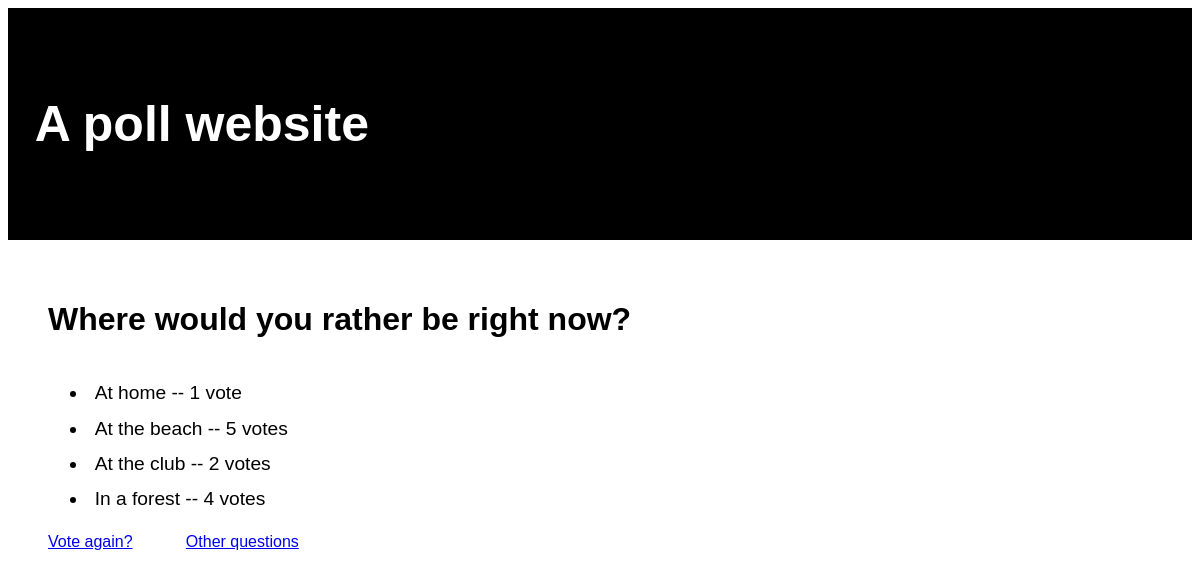
Screenshot of /polls/3/results/ with the database file from the repository.
### polls/models.py (models this page shows, shortened)
class Question(models.Model):
    question_text = models.CharField(max_length=200)
    pub_date = models.DateTimeField('date published')
    """
    With the way category is used in this project, one-to-one mapping
    would suffice since every question is only given one category.
    This could be extended with multiple categories and sub-categories though,
    hence ForeignKey is used here.
    """
    question_category = models.ForeignKey(Category, null=True, blank=True, default='', on_delete=models.SET_DEFAULT)

class Choice(models.Model):
    question = models.ForeignKey(Question, on_delete=models.CASCADE)
    choice_text = models.CharField(max_length=200)
    votes = models.IntegerField(default=0)

### polls/views.py (the view)
# urls.py: path('<int:pk>/results/', views.ResultsView.as_view(), name='results'),
class ResultsView(generic.DetailView):
    model = Question
    template_name = 'polls/results.html'

### polls/templates/polls/results.html
<html>
  {% load static %}
  <link
    rel="stylesheet"
    type="text/css"
    href="{% static 'polls/style.css' %}"
  />
  <head> </head>
  <body>
    <div class="header">
      <h1>A poll website</h1>
    </div>
    <div class="container">
      <h1>{{ question.question_text }}</h1>
      <ul>
        {% for choice in question.choice_set.all %}
        <li>
          {{ choice.choice_text }} -- {{ choice.votes }}
          vote{{choice.votes|pluralize }}
        </li>
        {% endfor %}
      </ul>
      <div class="linkrow">
        <a href="{% url 'polls:detail' question.id %}">Vote again?</a>
        <a href="{% url 'polls:index' %}">Other questions</a>
      </div>
    </div>
  </body>
</html>

### polls/static/polls/style.css (style rules this page uses)
.header { padding-top: 40pt; padding-bottom: 40pt; text-align: start; background: black; color: white; font-size: 30px; padding-left: 20pt; }
.header h1 { font-size: 50px; }
body { font-family: Arial, Helvetica, sans-serif; }
li { padding: 5pt; font-size: larger; }
h1 { font-size: xx-large; font-weight: bold; }
.container { display: flex; flex-direction: column; padding: 30pt; }
.linkrow { display: flex; flex-direction: row; gap: 40pt; }
:root { --form-control-color: #be8476; }
*, *:before, *:after { box-sizing: border-box; }

### rows the page displays
Question: question_text "Where would you rather be right now?"
Choice: choice_text "At home", votes "1"
Choice: choice_text "At the beach", votes "5"
Choice: choice_text "At the club", votes "2"
Choice: choice_text "In a forest", votes "4"
